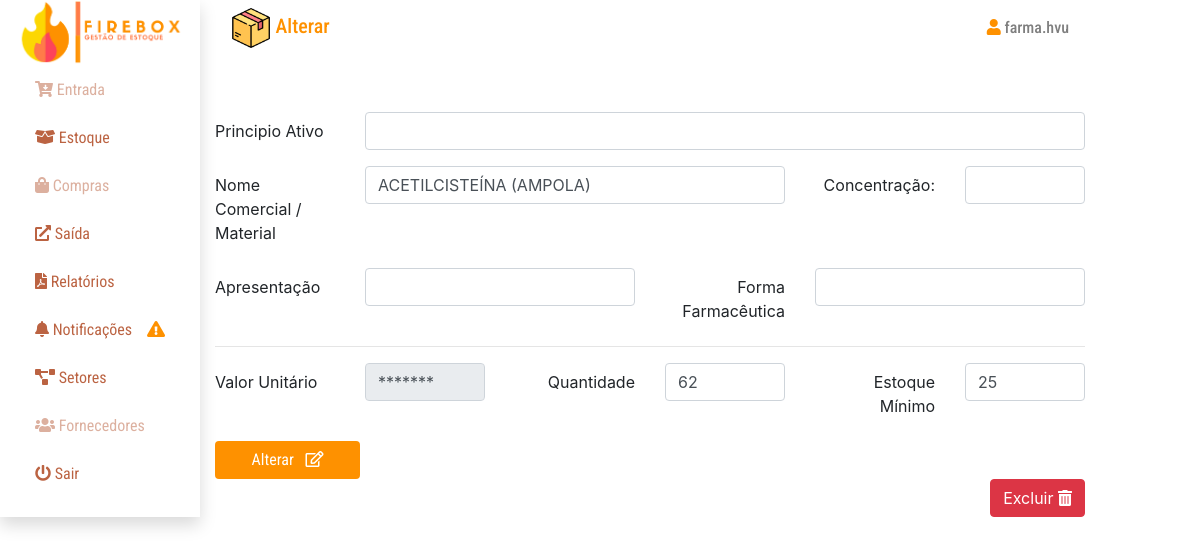
Screenshot of /views/estoque/e_estoque.php?idp=8 (signed in) with the database file from the repository.
### tables this page shows
CREATE TABLE `tbl_estoque` (
  `id_estoque` int(11) NOT NULL,
  `produto_e` varchar(120) DEFAULT NULL,
  `quantidade_e` varchar(100) DEFAULT NULL,
  `valor_un_e` varchar(100) DEFAULT '0',
  `estoque_minimo_e` varchar(50) DEFAULT NULL,
  `apresentacao` varchar(255) DEFAULT NULL,
  `concentracao` varchar(255) DEFAULT NULL,
  `forma_farmaceutica` varchar(255) DEFAULT NULL,
  `principio_ativo` varchar(255) DEFAULT NULL
);

### back/controllers/conexao.php (called while the page is built, shortened)
<?php
class PDOconectar
{
    public static function conectar()
    {
        try {
            return new PDO("mysql:host=localhost;dbname=boxhub;charset=utf8","root","",
               array(PDO::MYSQL_ATTR_INIT_COMMAND => "SET NAMES utf8"));
        } catch (PDOException $ex) {
            echo "Erro: " . $ex->getMessage();
        }
    }
}
?>

### back/controllers/EstoqueController.php (called while the page is built, shortened)
<?php
require_once('conexao.php');
class EstoqueController{
    public $conn = null;
    function __construct()
    {
        $this->conn = PDOconectar::conectar();
    }
    public function estoqueID($id)
    {
        try {
            $view_estoque = $this->conn->prepare( "SELECT * FROM tbl_estoque WHERE id_estoque='$id'");
            $view_estoque->execute();
            return $view_estoque->fetchAll(PDO::FETCH_OBJ);
        } catch (PDOException $erro) {
            echo "<script language=\"javascript\">alert(\"Erro...\")</script>";
        }
    }
}

### views/estoque/e_estoque.php (the view, shortened to what this page needs)
<!DOCTYPE html>
<html lang="pt-br">
<head>
    <link rel="stylesheet" href="../../css/style.min.css">
    <link rel="stylesheet" href="https://use.fontawesome.com/releases/v5.8.1/css/all.css"
>
</head>
<body>
<div class="container-fluid">
    <div class="row">
        <?php include_once "../componentes/menu.php" ?>
        <div class="col-9">
            <div class="">
                <nav class="navbar navbar-expand-lg navbar-light">
                    <h5 class="text-primary roboto-condensed"><img src="../../images/box.png" alt="" class="img-fluid"
                                                                   width="40">
                        Alterar</h5>
                    <div class="collapse navbar-collapse" id="conteudoNavbarSuportado">
                        <div class="form-inline my-2 my-lg-0">
                            <h6 class="text-black-50 roboto-condensed"><i
                                        class="fas fa-user text-primary"></i> <?= $_SESSION['user'] ?></h6>
                        </div>
                    </div>
                </nav>
                <div class="mt-5">
                    <?php
                    require_once '../../back/controllers/EstoqueController.php';
                    $p = new EstoqueController();
                    $produtos = $p->estoqueID($_GET['idp']);
                    foreach ($produtos as $v) {
                        ?>
                        <form method="POST" action="../../back/response/estoque/estoque_r.php">
                            <div class="form-group row">
                                <label for="inputEmail3" class="col-sm-2 col-form-label">Principio Ativo</label>
                                <div class="col-sm-10">
                                    <input type="text" name="p_ativo" value="<?= $v->principio_ativo ?>"
                                           class="form-control" id="inputEmail3" required="">
                                </div>
                            </div>
                            <div class="form-group row">
                                <label for="inputEmail3" class="col-sm-2 col-form-label">Nome Comercial /
                                    Material</label>
                                <div class="col-sm-6">
                                    <input type='text' class='form-control' value="<?= $v->produto_e ?>"
                                           name='produto_e' placeholder=''>
                                </div>
                                <label for="inputEmail3"
                                       class="col-sm-2 col-form-label text-right">Concentração:</label>
                                <div class="col-sm-2">
                                    <input type="text" class="form-control" value="<?= $v->concentracao ?>"
                                           name="concentracao" id="inputEmail4">
                                </div>
                            </div>
                            <div class="form-group row">
                                <label for="inputEmail3" class="col-sm-2 col-form-label">Apresentação</label>
                                <div class="col-sm-4">
                                    <input type='text' class='form-control' value="<?= $v->apresentacao ?>"
                                           name='apresentacao' placeholder=''>
                                </div>
                                <label for="inputEmail3" class="col-sm-2 col-form-label text-right">Forma
                                    Farmacêutica</label>
                                <div class="col-sm-4">
                                    <input type="text" class="form-control" value="<?= $v->forma_farmaceutica ?>"
                                           name="forma_farmaceutica" id="inputEmail4"
                                           placeholder="">
                                </div>
                            </div>
                            <hr>
                            <div class="form-group row">
                                <label for="inputEmail3" class="col-sm-2 col-form-label">Valor Unitário</label>
                                <div class="col-sm-2">
                                    <?php if ($_SESSION['user'] == 'compras.hvu') { ?>
                                        <input type='text' class='form-control' value="<?= $v->valor_un_e ?>"
                                               name='valor_un' placeholder='R$'>
                                        <small>Utilize ponto no lugar da vírgula</small>
                                    <?php } else { ?>
                                        <input type='text' class='form-control ' value="*******" name='valor_un'
                                               placeholder=''
                                               disabled>
                                    <?php } ?>
                                </div>
                                <label for="inputEmail3" class="col-sm-2 col-form-label text-right">Quantidade</label>
                                <div class="col-sm-2">
                                    <input type="number" class="form-control" value="<?= $v->quantidade_e ?>"
                                           name="quantidade_e" id="inputEmail4"
                                           placeholder="">
                                </div>
                                <label for="inputEmail3" class="col-sm-2 col-form-label text-right">Estoque
                                    Mínimo</label>
                                <div class="col-sm-2">
                                    <input type="number" class="form-control" value="<?= $v->estoque_minimo_e ?>"
                                           name="estoque_minimo_e" id="inputEmail4"
                                           placeholder="">
                                </div>
                            </div>
                            <button type="submit" class="btn bg-primary col-sm-2 roboto-condensed text-white">Alterar <i
                                        class="far fa-edit ml-2"></i>
                            </button>
                        </form>
                        <a href="../../back/response/estoque/d_produto.php?idp=<?= $_GET['idp'] ?>"
                        <button type="button" class="btn btn-danger float-right text-white">Excluir
                            <i class="fas fa-trash-alt"></i>
                        </a>
                    <?php } ?>
                </div>
            </div>
        </div>
    </div>
</div>
</body>
</html>

### rows the page displays
tbl_estoque: produto_e "ACETILCISTEÍNA (AMPOLA)", quantidade_e "62", estoque_minimo_e "25"

### other values shown
$_SESSION['user'] "farma.hvu"
